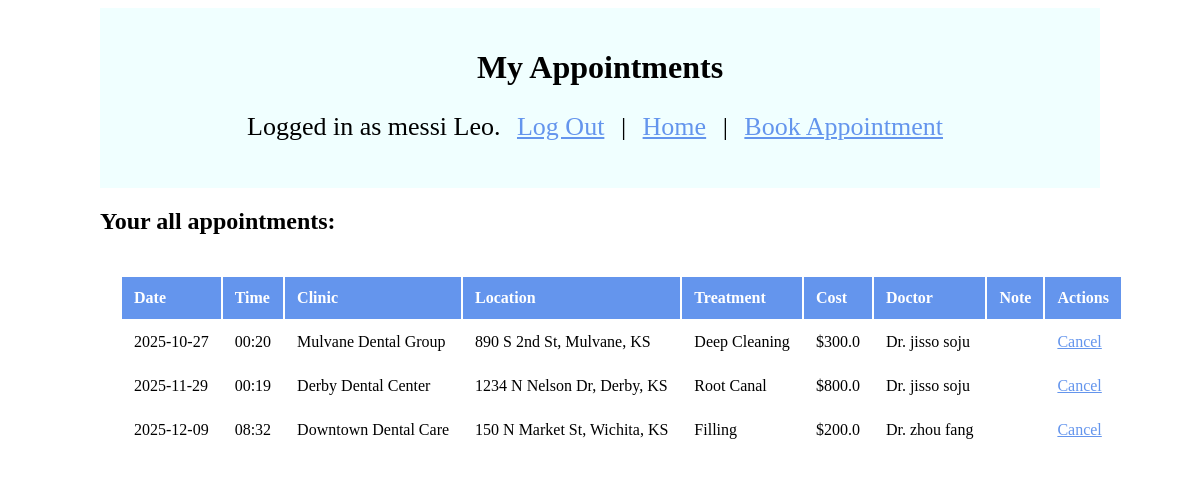
The app's page /appointments (signed in) with its own data.
### tables this page shows
CREATE TABLE person (
person_id INTEGER PRIMARY KEY,
user_id INTEGER,
role TEXT,
name TEXT,
ssn TEXT UNIQUE,
dob TEXT,
address TEXT,
phone TEXT,
gender TEXT
, avatar TEXT);

CREATE TABLE appointment (
appointment_id INTEGER PRIMARY KEY,
patient_id     INTEGER,
doctor_id      INTEGER,
clinic_id      INTEGER,
treatment_id   INTEGER,
date           TEXT,
time           TEXT,
note           TEXT
);

CREATE TABLE clinic (
clinic_id INTEGER PRIMARY KEY,
name TEXT,
location TEXT,
phone TEXT
);

CREATE TABLE treatment_name (
treatment_id INTEGER PRIMARY KEY,
name TEXT UNIQUE NOT NULL,
cost REAL
);

### app.py (the view)
@app.route("/appointments")
def viewAppointment():
    if not session.get("user_email"):
        return redirect("/login")
    conn = get_db()
    cur = conn.cursor()
    row = cur.execute(
        """
        SELECT person_id FROM person
        WHERE user_id = (SELECT user_id FROM user WHERE email = ?)
        """,
        (session["user_email"],)
    ).fetchone()
    patient_id = row["person_id"]
    appointments = cur.execute(
        """
        SELECT
            T1.appointment_id,
            T1.date,
            T1.time,
            T1.note,
            T2.name AS clinic_name,
            T2.location AS clinic_location,
            T3.name AS treatment_name,
            T3.cost AS treatment_cost,
            T4.name AS doctor_name
        FROM appointment T1
        INNER JOIN clinic T2 ON T1.clinic_id = T2.clinic_id
        INNER JOIN treatment_name T3 ON T1.treatment_id = T3.treatment_id
        INNER JOIN person T4 ON T1.doctor_id = T4.person_id
        WHERE T1.patient_id = ?
        """,
        (patient_id,)
    ).fetchall()
    conn.close()
    return render_template("appointments.html", name=session.get("user_name"), appointments=appointments)

### app.py (called while the page is built)
def get_db():
    conn = sqlite3.connect(db)
    conn.row_factory = sqlite3.Row
    return conn

### templates/appointments.html (shortened to what this page needs)
{% extends "layout.html" %}
{% block body %}
    <div class="container">
        <div class="box">
            <h1>My Appointments</h1>
            <p style="font-size: 26px;">Logged in as {{ name }}. <a href="/logout">Log Out</a> | <a href="/">Home</a> | <a href="/book">Book Appointment</a></p>
        </div>
            {% if appointments %}
                <h2>Your all appointments:</h2>
                <table>
                    <thead>
                    <tr>
                        <th>Date</th>
                        <th>Time</th>
                        <th>Clinic</th>
                        <th>Location</th>
                        <th>Treatment</th>
                        <th>Cost</th>
                        <th>Doctor</th>
                        <th>Note</th>
                        <th>Actions</th>
                    </tr>
                </thead>
                    <tbody>
                        {% for apt in appointments %}
                        <tr>
                            <td>{{ apt.date }}</td>
                            <td>{{ apt.time }}</td>
                            <td>{{ apt.clinic_name }}</td>
                            <td>{{ apt.clinic_location }}</td>
                            <td>{{ apt.treatment_name }}</td>
                            <td>${{ apt.treatment_cost }}</td>
                            <td>Dr. {{ apt.doctor_name }}</td>
                            <td>{{ apt.note }}</td>
                            <td>
                                <a href="/cancel?id={{ apt.appointment_id }}"
                                onclick="return confirm('Are you sure you want to cancel this appointment?')">Cancel</a>
                            </td>
                        </tr>
                        {% endfor %}
                    </tbody>
                </table>
            {% else %}
                <p>You have no appointments</p>
                <p><a href="/book">Book your first appointment</a></p>
            {% endif %}
    </div>
{% endblock %}

### templates/appointments.html (style rules this page uses)
.container { max-width: 1000px; margin: 0 auto; }
.box { background: azure; text-align: center; padding: 20px; margin-bottom: 20px; }
.box a { color: cornflowerblue; margin: 0 10px; }
table { background: white; width: 100%; padding: 20px; }
th { background: cornflowerblue; color: white; padding: 12px; text-align: left; }
td { padding: 12px; white-space: nowrap; }
td a { color: cornflowerblue; }

### records on screen
person: name "messi Leo"
appointment: date "2025-10-27", time "00:20", clinic_name "Mulvane Dental Group", clinic_location "890 S 2nd St, Mulvane, KS", treatment_name "Deep Cleaning", treatment_cost "300.0", doctor_name "jisso soju"
appointment: date "2025-11-29", time "00:19", clinic_name "Derby Dental Center", clinic_location "1234 N Nelson Dr, Derby, KS", treatment_name "Root Canal", treatment_cost "800.0", doctor_name "jisso soju"
appointment: date "2025-12-09", time "08:32", clinic_name "Downtown Dental Care", clinic_location "150 N Market St, Wichita, KS", treatment_name "Filling", treatment_cost "200.0", doctor_name "zhou fang"
